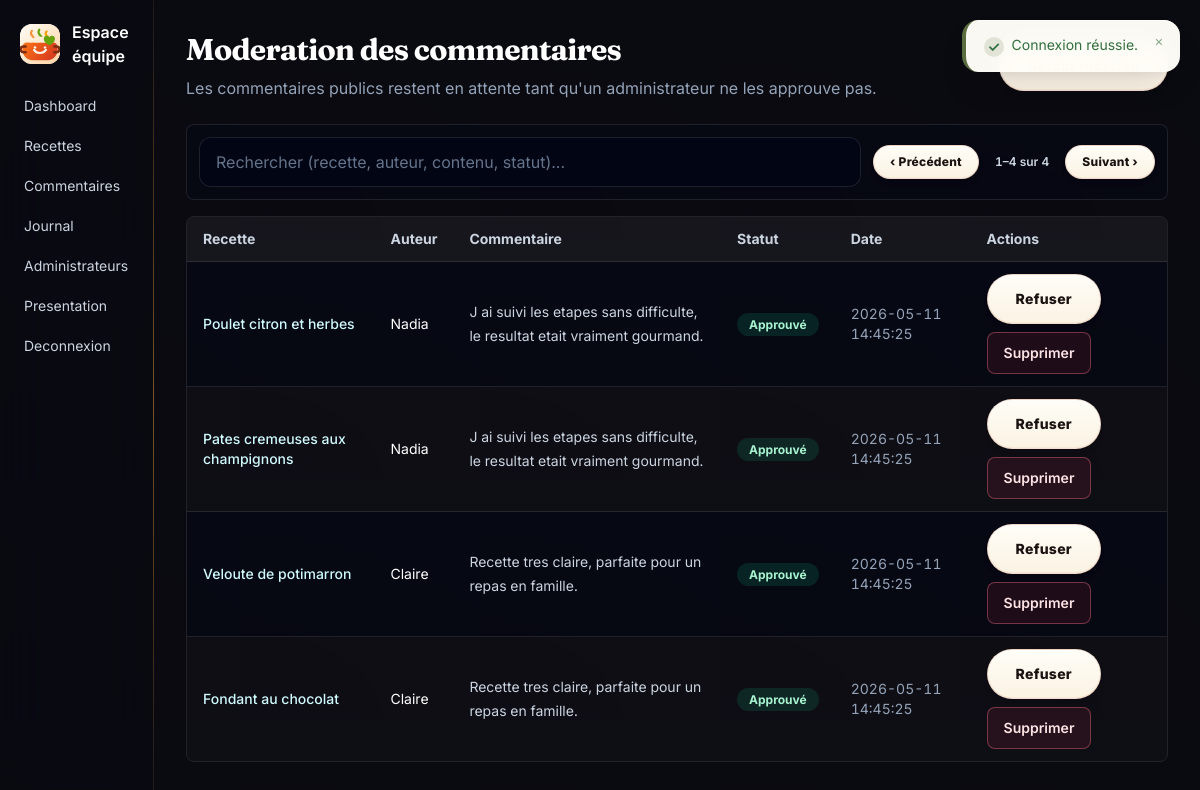
Page /admin/comments/index.php (signed in) on the committed database.
### tables this page shows
CREATE TABLE IF NOT EXISTS recipe_comments (
  id INT AUTO_INCREMENT PRIMARY KEY,
  recipe_id INT NOT NULL,
  author_name VARCHAR(80) NOT NULL,
  content TEXT NOT NULL,
  status ENUM('pending', 'approved', 'rejected') NOT NULL DEFAULT 'pending',
  visitor_hash CHAR(64) NOT NULL,
  created_at DATETIME NOT NULL DEFAULT CURRENT_TIMESTAMP,
  updated_at DATETIME NOT NULL DEFAULT CURRENT_TIMESTAMP ON UPDATE CURRENT_TIMESTAMP,
  INDEX idx_recipe_comments_recipe_status (recipe_id, status, created_at),
  INDEX idx_recipe_comments_status (status, created_at),
  CONSTRAINT fk_recipe_comments_recipe FOREIGN KEY (recipe_id) REFERENCES recipes(id) ON DELETE CASCADE
);

CREATE TABLE IF NOT EXISTS recipes (
  id INT AUTO_INCREMENT PRIMARY KEY,
  title VARCHAR(150) NOT NULL,
  slug VARCHAR(180) NOT NULL UNIQUE,
  short_description VARCHAR(300) NOT NULL,
  description TEXT NOT NULL,
  ingredients TEXT NOT NULL,
  preparation_steps TEXT NOT NULL,
  image_path VARCHAR(255) NULL,
  category VARCHAR(40) NOT NULL DEFAULT 'plats',
  status ENUM('draft', 'published', 'archived') NOT NULL DEFAULT 'draft',
  published_at DATETIME NULL,
  view_count INT UNSIGNED NOT NULL DEFAULT 0,
  created_at DATETIME NOT NULL DEFAULT CURRENT_TIMESTAMP,
  updated_at DATETIME NOT NULL DEFAULT CURRENT_TIMESTAMP ON UPDATE CURRENT_TIMESTAMP,
  INDEX idx_recipes_slug (slug),
  INDEX idx_recipes_public (status, category, published_at)
);

### public/admin/comments/index.php (called while the page is built)
<?php require __DIR__ . '/../../../admin/comments/index.php';

### app/repositories/RecipeInteractionRepository.php (called while the page is built, shortened)
<?php
final class RecipeInteractionRepository
{
    public function allComments(): array
    {
        $stmt = $this->pdo->prepare(
            'SELECT c.*, r.title AS recipe_title, r.slug AS recipe_slug
             FROM recipe_comments c
             INNER JOIN recipes r ON r.id = c.recipe_id
             ORDER BY FIELD(c.status, "pending", "approved", "rejected"), c.created_at DESC, c.id DESC'
        );
        $stmt->execute();
        return $stmt->fetchAll();
    }
}

### admin/comments/index.php (the view, shortened to what this page needs)
<?php
require_once BASE_PATH . '/app/repositories/RecipeInteractionRepository.php';
$pdo = db();
$repo = new RecipeInteractionRepository($pdo);
$comments = [];
$error = null;
try {
    $comments = $repo->allComments();
} catch (Throwable $exception) {
    $error = 'Base de donnees indisponible.';
}
?>
<div class="mb-6 flex flex-col gap-3 sm:flex-row sm:items-center sm:justify-between">
    <div>
        <h1 class="text-3xl font-bold text-white">Moderation des commentaires</h1>
        <p class="mt-2 text-slate-400">Les commentaires publics restent en attente tant qu'un administrateur ne les approuve pas.</p>
    </div>
    <a class="btn-secondary" href="/admin/recipes/index.php">Retour recettes</a>
</div>
<?php if ($error): ?>
    <div class="panel-card p-5 text-amber-100"><?= e($error) ?></div>
<?php else: ?>
    <div class="mb-4 flex flex-wrap items-center gap-3 rounded-lg border border-white/10 bg-slate-950/40 p-3" data-table-toolbar="comments">
        <label class="relative flex-1 min-w-[220px]">
            <input class="field" type="search" placeholder="Rechercher (recette, auteur, contenu, statut)..." data-table-search>
        </label>
        <div class="flex items-center gap-2 text-xs font-semibold text-slate-400">
            <button type="button" class="btn-secondary !px-4 !py-2 !text-xs" data-table-prev aria-label="Page précédente">‹ Précédent</button>
            <span data-table-indicator class="tabular px-2 text-slate-300">—</span>
            <button type="button" class="btn-secondary !px-4 !py-2 !text-xs" data-table-next aria-label="Page suivante">Suivant ›</button>
        </div>
    </div>
    <div class="overflow-hidden rounded-lg border border-white/10">
        <table class="w-full min-w-[980px] divide-y divide-white/10 text-left text-sm" data-table="comments" data-page-size="10">
            <thead class="bg-white/5 text-slate-300">
                <tr>
                    <th class="px-4 py-3">Recette</th>
                    <th class="px-4 py-3">Auteur</th>
                    <th class="px-4 py-3">Commentaire</th>
                    <th class="px-4 py-3">Statut</th>
                    <th class="px-4 py-3">Date</th>
                    <th class="px-4 py-3">Actions</th>
                </tr>
            </thead>
            <tbody class="divide-y divide-white/10">
                <?php foreach ($comments as $comment): ?>
                    <?php
                    $status = (string) $comment['status'];
                    $statusLabel = ['pending' => 'En attente', 'approved' => 'Approuvé', 'rejected' => 'Refusé'][$status] ?? 'Inconnu';
                    $statusClass = $status === 'approved'
                        ? 'bg-emerald-500/15 text-emerald-200'
                        : ($status === 'rejected' ? 'bg-rose-500/15 text-rose-200' : 'bg-amber-500/15 text-amber-200');
                    ?>
                    <tr class="bg-slate-950/40" data-search="<?= e($comment['recipe_title'] . ' ' . $comment['author_name'] . ' ' . $comment['content'] . ' ' . $statusLabel) ?>">
                        <td class="px-4 py-3">
                            <a class="font-medium text-cyan-100 hover:text-white" href="<?= e(recipe_url((string) $comment['recipe_slug'])) ?>" target="_blank" rel="noopener"><?= e($comment['recipe_title']) ?></a>
                        </td>
                        <td class="px-4 py-3 text-white"><?= e($comment['author_name']) ?></td>
                        <td class="max-w-md px-4 py-3 leading-6 text-slate-300"><?= e($comment['content']) ?></td>
                        <td class="px-4 py-3"><span class="rounded-full px-3 py-1 text-xs font-bold <?= e($statusClass) ?>"><?= e($statusLabel) ?></span></td>
                        <td class="px-4 py-3 text-slate-400"><?= e($comment['created_at']) ?></td>
                        <td class="px-4 py-3">
                            <div class="flex flex-wrap gap-2">
                                <?php if ($status !== 'rejected'): ?>
                                    <form method="post" action="/admin/comments/index.php">
                                        <button class="btn-secondary" type="submit">Refuser</button>
                                    </form>
                                <?php endif; ?>
                                <form method="post" action="/admin/comments/index.php" data-confirm="Supprimer définitivement ce commentaire ?">
                                    <button class="btn-danger" type="submit">Supprimer</button>
                                </form>
                            </div>
                        </td>
                    </tr>
                <?php endforeach; ?>
            </tbody>
        </table>
    </div>
<?php endif; ?>

### rows in the picture
recipe_comments: recipe.title "Poulet citron et herbes", author_name "Nadia", content "J ai suivi les etapes sans difficulte, le resultat etait vraiment gourmand.", status "Approuvé", created_at "2026-05-11 14:45:25"
recipe_comments: recipe.title "Pates cremeuses aux champignons", author_name "Nadia", content "J ai suivi les etapes sans difficulte, le resultat etait vraiment gourmand.", status "Approuvé", created_at "2026-05-11 14:45:25"
recipe_comments: recipe.title "Veloute de potimarron", author_name "Claire", content "Recette tres claire, parfaite pour un repas en famille.", status "Approuvé", created_at "2026-05-11 14:45:25"
recipe_comments: recipe.title "Fondant au chocolat", author_name "Claire", content "Recette tres claire, parfaite pour un repas en famille.", status "Approuvé", created_at "2026-05-11 14:45:25"

### other values in the picture
$message "Connexion réussie."
